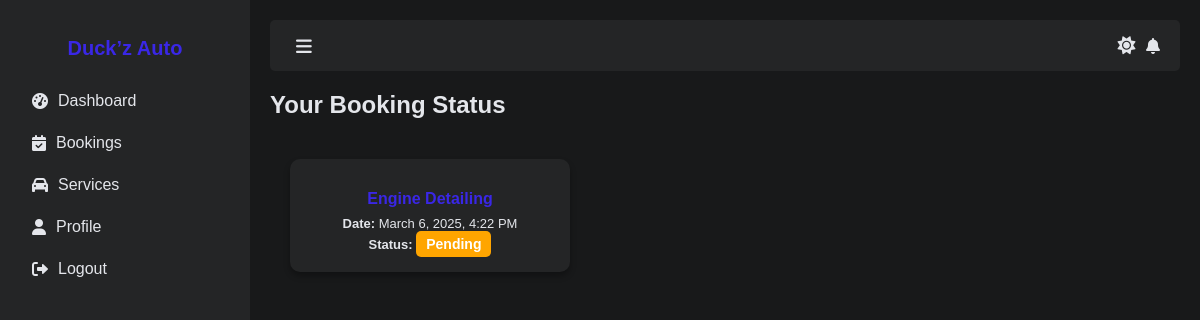
Page /customer/dashboard/dashboard.php (signed in) on the committed database.
### tables this page shows
CREATE TABLE `customer` (
  `CustomerID` int(11) NOT NULL,
  `Username` varchar(50) NOT NULL,
  `EmailAddress` varchar(100) NOT NULL,
  `Age` int(11) DEFAULT NULL,
  `Password` varchar(255) NOT NULL,
  `ConfirmPassword` varchar(255) NOT NULL,
  `ProfilePicture` varchar(255) DEFAULT NULL,
  `ServiceID` int(11) DEFAULT NULL,
  `BookingDate` datetime DEFAULT NULL,
  `StatusID` int(11) DEFAULT 1
);

CREATE TABLE `service` (
  `ServiceID` int(11) NOT NULL,
  `ServiceName` varchar(100) NOT NULL,
  `Description` text DEFAULT NULL
);

CREATE TABLE `status` (
  `StatusID` int(11) NOT NULL,
  `StatusName` varchar(20) NOT NULL
);

### customer/dashboard/dashboard.php (the view, shortened to what this page needs)
<?php
require_once '../../connection/conn.php';
$customer_id = intval($_SESSION['customer_id']);
$query = "SELECT c.ServiceID, s.ServiceName, c.BookingDate, st.StatusName
          FROM customer c
          LEFT JOIN service s ON c.ServiceID = s.ServiceID
          LEFT JOIN status st ON c.StatusID = st.StatusID
          WHERE c.CustomerID = ? AND c.ServiceID IS NOT NULL
          ORDER BY c.BookingDate DESC";
$stmt = $conn->prepare($query);
$stmt->bind_param("i", $customer_id);
$stmt->execute();
$result = $stmt->get_result();
?>
<?php include './components/header.php'; ?>
<body>
<?php include './components/sidebar.php'; ?>
<div class="content">
    <?php include './components/navbar.php'; ?>
    <h2>Your Booking Status</h2>
    <div class="dashboard-cards">
        <?php if ($result->num_rows > 0): ?>
            <?php while ($booking = $result->fetch_assoc()): ?>
                <div class="card">
                    <h3><?php echo htmlspecialchars($booking['ServiceName'] ?? 'No Service'); ?></h3>
                    <p><strong>Date:</strong>
                        <?php echo $booking['BookingDate'] ? date('F j, Y, g:i A', strtotime($booking['BookingDate'])) : 'Not Set'; ?>
                    </p>
                    <p><strong>Status:</strong>
                        <span class="status <?php echo strtolower($booking['StatusName'] ?? 'pending'); ?>">
                            <?php echo htmlspecialchars($booking['StatusName'] ?? 'Pending'); ?>
                        </span>
                    </p>
                </div>
            <?php endwhile; ?>
        <?php else: ?>
            <p class="no-bookings">You have no bookings yet.</p>
        <?php endif; ?>
    </div>
</div>
</body>
</html>

### customer/dashboard/css/dashboard.css (style rules this page uses)
body { font-family: Arial, sans-serif; background-color: var(--primary-color); color: var(--text-color); display: flex; min-height: 100vh; margin: 0; transition: background 0.3s, color 0.3s; }
.content { flex: 1; padding: 20px; transition: margin-left 0.3s; }
.status { padding: 5px 10px; font-size: 14px; font-weight: bold; border-radius: 5px; }
.status.pending { background-color: orange; color: white; }
.dashboard-cards { display: grid; grid-template-columns: repeat(auto-fit, minmax(280px, 1fr)); gap: 15px; justify-content: center; padding: 20px; }
.card { background: var(--secondary-color); padding: 15px; border-radius: 10px; text-align: center; color: var(--text-color); box-shadow: 0 4px 6px rgba(0, 0, 0, 0.3); transition: transform 0.2s ease-in-out, box-shadow 0.2s ease-in-out; min-width: 220px; max-width: 250px; }
.card h3 { font-size: 16px; margin-bottom: 8px; color: var(--accent-color); }
.card p { font-size: 13px; margin: 5px 0; }

### rows in the picture
customer: ServiceID.ServiceName "Engine Detailing", BookingDate "March 6, 2025, 4:22 PM", StatusID.StatusName "Pending"
